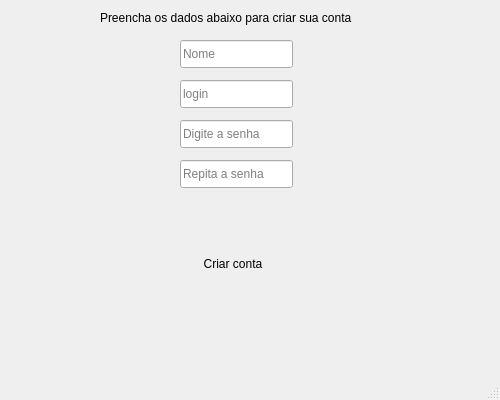
<?xml version="1.0" encoding="UTF-8"?>
<ui version="4.0">
 <class>MainWindow</class>
 <widget class="QMainWindow" name="MainWindow">
  <property name="geometry">
   <rect>
    <x>0</x>
    <y>0</y>
    <width>500</width>
    <height>400</height>
   </rect>
  </property>
  <property name="minimumSize">
   <size>
    <width>500</width>
    <height>400</height>
   </size>
  </property>
  <property name="maximumSize">
   <size>
    <width>500</width>
    <height>400</height>
   </size>
  </property>
  <property name="windowTitle">
   <string>MainWindow</string>
  </property>
  <widget class="QWidget" name="centralwidget">
   <widget class="QPushButton" name="pushButton">
    <property name="geometry">
     <rect>
      <x>190</x>
      <y>250</y>
      <width>86</width>
      <height>27</height>
     </rect>
    </property>
    <property name="styleSheet">
     <string notr="true">border-radius:4px</string>
    </property>
    <property name="text">
     <string>Criar conta</string>
    </property>
   </widget>
   <widget class="QLineEdit" name="lineEdit">
    <property name="geometry">
     <rect>
      <x>180</x>
      <y>40</y>
      <width>113</width>
      <height>28</height>
     </rect>
    </property>
    <property name="placeholderText">
     <string>Nome</string>
    </property>
   </widget>
   <widget class="QLineEdit" name="lineEdit_2">
    <property name="geometry">
     <rect>
      <x>180</x>
      <y>80</y>
      <width>113</width>
      <height>28</height>
     </rect>
    </property>
    <property name="placeholderText">
     <string>login</string>
    </property>
   </widget>
   <widget class="QLineEdit" name="lineEdit_3">
    <property name="geometry">
     <rect>
      <x>180</x>
      <y>120</y>
      <width>113</width>
      <height>28</height>
     </rect>
    </property>
    <property name="placeholderText">
     <string>Digite a senha</string>
    </property>
   </widget>
   <widget class="QLineEdit" name="lineEdit_4">
    <property name="geometry">
     <rect>
      <x>180</x>
      <y>160</y>
      <width>113</width>
      <height>28</height>
     </rect>
    </property>
    <property name="placeholderText">
     <string>Repita a senha</string>
    </property>
   </widget>
   <widget class="QLabel" name="label">
    <property name="geometry">
     <rect>
      <x>100</x>
      <y>10</y>
      <width>281</width>
      <height>16</height>
     </rect>
    </property>
    <property name="text">
     <string>Preencha os dados abaixo para criar sua conta</string>
    </property>
   </widget>
  </widget>
  <widget class="QMenuBar" name="menubar">
   <property name="geometry">
    <rect>
     <x>0</x>
     <y>0</y>
     <width>500</width>
     <height>24</height>
    </rect>
   </property>
  </widget>
  <widget class="QStatusBar" name="statusbar"/>
 </widget>
 <resources/>
 <connections/>
</ui>
